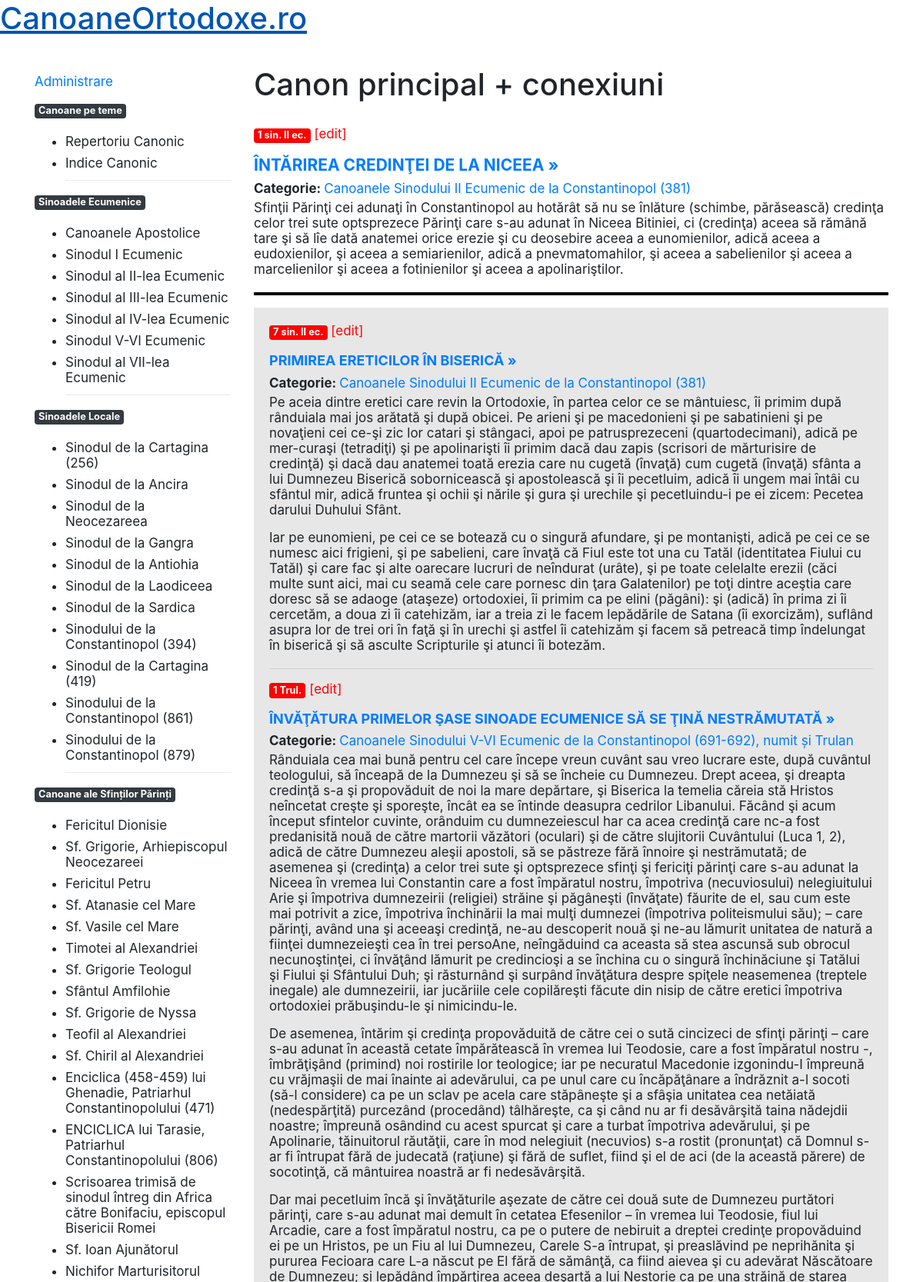
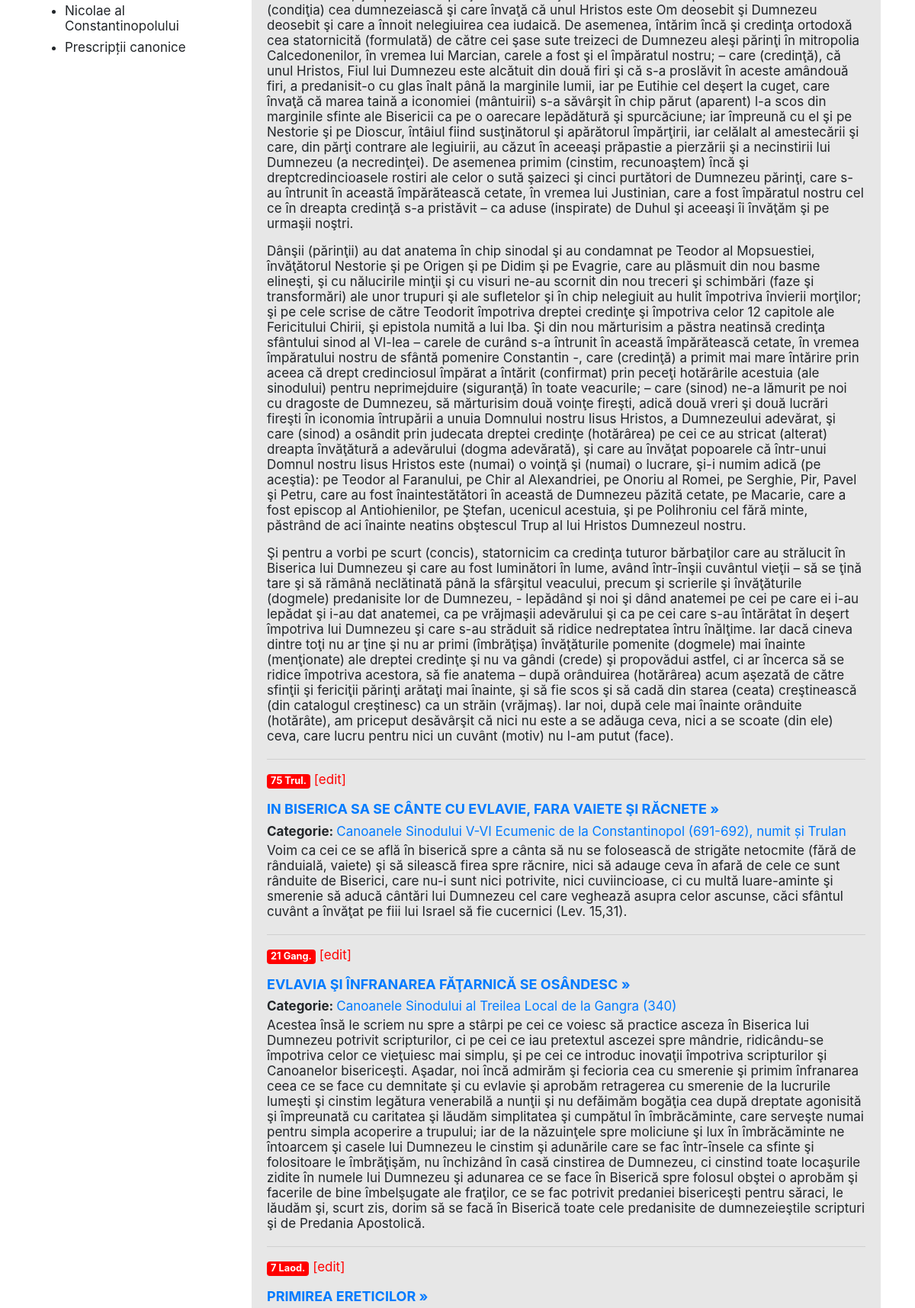
The page /grup.php?id=106&conex=112-178-252-363-395-396-472-749 (upper part) on the database its author committed (2 pictures, top to bottom).
### tables this page shows
CREATE TABLE IF NOT EXISTS `canoane` (
  `id` int NOT NULL,
  `Nume` varchar(50) DEFAULT NULL,
  `DenumireExplicativa` varchar(143) DEFAULT NULL,
  `Continut` text,
  `id_titlu_capitol` int NOT NULL,
  `Pedeapsa` varchar(194) DEFAULT NULL,
  `Conexiuni` varchar(247) DEFAULT NULL,
  `Comentarii` varchar(238) DEFAULT NULL,
  `Talcuire` varchar(6) DEFAULT NULL,
  `Simfonie` varchar(8) DEFAULT NULL,
  PRIMARY KEY (`id`)
);

CREATE TABLE IF NOT EXISTS `titluri_capitole` (
  `id` int NOT NULL AUTO_INCREMENT,
  `titlu` varchar(300) NOT NULL,
  `slug` varchar(50) NOT NULL,
  `prescurtare` varchar(50) NOT NULL,
  `id_inceput` int NOT NULL,
  `id_sfarsit` int NOT NULL,
  PRIMARY KEY (`id`)
);

### functii.php (the view, shortened to what this page needs)
<?php
function replaceSpecialChars($string){
  $rem = array('ă', 'Ă', 'ş', 'Ş', 'ţ', 'Ţ', 'à', 'á', 'â', 'ã', 'ä', 'å', 'æ', 'ç', 'è', 'é', 'ê', 'ë', 'ð', 'ì', 'í', 'î', 'ï', 'ñ', 'ò', 'ó', 'ô', 'õ', 'ö', 'ø', '§', 'ù', 'ú', 'û', 'ü', 'ý', 'ÿ', 'À', 'Á', 'Â', 'Ã', 'Ä', 'Å', 'Æ', 'Ç', 'È', 'É', 'Ê', 'Ë', '€', 'Ð', 'Ì', 'Í', 'Î', 'Ï', 'Ñ', 'Ò', 'Ó', 'Ô', 'Õ', 'Ö', 'Ø', '§', 'Ù', 'Ú', 'Û', 'Ü', 'Ý', 'Ÿ',
'&agrave;', '&aacute;', '&acirc;', '&atilde;', '&auml;', '&aring;', '&aelig;', '&ccedil;', '&egrave;', '&eacute;', '&ecirc;', '&euml;', '&eth;', '&igrave;', '&iacute;', '&icirc;', '&iuml;', '&ntilde;', '&ograve;', '&oacute;', '&ocirc;', '&otilde;', '&ouml;', '&oslash;', '&sect;', '&ugrave;', '&uacute;', '&ucirc;', '&uuml;', '&yacute;', '&yuml;', '&Agrave;', '&Aacute;', '&Acirc;', '&Atilde;', '&Auml;', '&Aring;', '&AElig;', '&Ccedil;', '&Egrave;', '&Eacute;', '&Ecirc;', '&Euml;', '&euro;', '&ETH;', '&Igrave;', '&Iacute;', '&Icirc;', '&Iuml;', '&Ntilde;', '&Ograve;', '&Oacute;', '&Ocirc;', '&Otilde;', '&Ouml;', '&Oslash;', '&sect;', '&Ugrave;', '&Uacute;', '&Ucirc;', '&Uuml;', '&Yacute;', '&Yuml;');
  $add = array('a', 'A', 's', 'S', 't', 'T', 'a', 'a', 'a', 'a', 'a', 'a', 'ae', 'c', 'e', 'e', 'e', 'e', 'ed', 'i', 'i', 'i', 'i', 'n', 'o', 'o', 'o', 'o', 'o', 'o', 's', 'u', 'u', 'u', 'u', 'y', 'y', 'A', 'A', 'A', 'A', 'A', 'A', 'AE', 'C', 'E', 'E', 'E', 'E', 'EUR', 'ED', 'I', 'I', 'I', 'I', 'N', 'O', 'O', 'O', 'O', 'O', 'O', 'S', 'U', 'U', 'U', 'U', 'Y', 'Y',
'a', 'a', 'a', 'a', 'a', 'a', 'ae', 'c', 'e', 'e', 'e', 'e', 'ed', 'i', 'i', 'i', 'i', 'n', 'o', 'o', 'o', 'o', 'o', 'o', 's', 'u', 'u', 'u', 'u', 'y', 'y', 'A', 'A', 'A', 'A', 'A', 'A', 'AE', 'C', 'E', 'E', 'E', 'E', 'EUR', 'ED', 'I', 'I', 'I', 'I', 'N', 'O', 'O', 'O', 'O', 'O', 'O', 'S', 'U', 'U', 'U', 'U', 'Y', 'Y');
    return str_replace($rem, $add, $string);
}
function creare_url_din_titlu ($titlu_articol) {
  $titlu_articol = replaceSpecialChars ($titlu_articol);
  $caractere_select = ['.',',','?',';',':'];
  $caractere_elim = ['','','','',''];
  $titlu_articol = str_replace($caractere_select, $caractere_elim, $titlu_articol);
  $titlu_articol = explode (" ",$titlu_articol);
  $titlu_articol = implode ("-",$titlu_articol);
  $titlu_articol = str_replace(' ', '', $titlu_articol);
  $titlu_articol = strtolower($titlu_articol);
  return $titlu_articol;
}
function afiseaza_canon ($b) {
    global $conn;
    $sql_id="SELECT * FROM `canoane` WHERE `id`=$b";
    $rezultate2=mysqli_query($conn, $sql_id);
    while ($data = mysqli_fetch_assoc($rezultate2)){
        $sql_cap="
            SELECT titlu, slug, prescurtare, id_inceput, id_sfarsit
            FROM canoane
            LEFT JOIN titluri_capitole
            ON canoane.id_titlu_capitol = titluri_capitole.id
            WHERE canoane.id=$b";
        $sql_cap_rez=mysqli_query($conn, $sql_cap);
        while ($data2 = mysqli_fetch_assoc($sql_cap_rez)){
            $url_articol = creare_url_din_titlu ($data['DenumireExplicativa']);
            echo '<p><span class="badge badge-secondary">'.$data['Nume'] .' </span>' . ' <a style="color:red; text-align:right" href="http://localhost/canoane/admin/edit.php/?id=' . $b . '">[edit] </a></p>';
            echo '<h2 class="titlu_canon"><a href="http://localhost/canoane/page.php/'. $url_articol . '?id=' . $b . '">' .$data['DenumireExplicativa'] .' »</a></span></h2>';
            echo '<span class="bold">Categorie: </span><a href="http://localhost/canoane?nume=' . $data2['slug'] .'">'. $data2['titlu'] .'</a> <br>';
            echo '<div class="continut">'.$data['Continut'].'</div>';
        }
    }
}
?>

### grup.php (shortened to what this page needs)
<?php
include "header.php";
if (isset($_GET['id'])) {
    $b = $_GET['id'];
} else {$b="";}
?>
<h1 class="titlu"> Canon principal + conexiuni </h1>
<?php
if ( isset($_GET['id']) && isset($_GET['conex']) ) {
    $iduri_secundare = $_GET['conex'];
    afiseaza_canon ($b);
    $iduri_secundare = explode ("-",$iduri_secundare);
    echo '<hr style="border:2px solid #000">
        <div class="iduri_secundare">';
    foreach ($iduri_secundare as $ids) {
        afiseaza_canon ($ids);
        echo "<hr>";
    }
    echo "</div>";
}
?>

### style.css (style rules this page uses)
body { font-size:17px;line-height:20px; }
.titlu { margin:30px 0; }
.titlu_canon { font-size: 21px;font-weight: bold; }
.bold { font-weight:700; }
.badge-secondary { background: red; }
.continut { margin:5px 0 20px 0; }
.iduri_secundare { background:#e7e7e7; padding:20px; }
.iduri_secundare .titlu_canon { font-size:18px; }

### rows shown on the page
canoane: Nume "1 sin. II ec.", DenumireExplicativa "ÎNTĂRIREA CREDINŢEI DE LA NICEEA", Continut "Sfinţii Părinţi cei adunaţi în Constantinopol au hotărât să nu se înlăture (schimbe, părăsească) credinţa celor trei sute optsprezece Părinţi care s-au adunat în Niceea Bitiniei, ci (credinţa) aceea să rămână tare şi să lîe dată anatemei orice erezie şi cu deosebire aceea a eunomienilor, adică aceea a eudoxienilor, şi aceea a semiarienilor, adică a pnevmatomahilor, şi aceea a sabelienilor şi aceea a marcelienilor şi aceea a fotinienilor şi aceea a apolinariştilor."
titluri_capitole: titlu "Canoanele Sinodului II Ecumenic de la Constantinopol (381)"
canoane: Nume "7 sin. II ec.", DenumireExplicativa "PRIMIREA ERETICILOR ÎN BISERICĂ", Continut "Pe aceia dintre eretici care revin la Ortodoxie, în partea celor ce se mântuiesc, îi primim după rânduiala mai jos arătată şi după obicei. Pe arieni şi pe macedonieni şi pe sabatinieni şi pe novaţieni cei ce-şi zic lor catari şi stângaci, apoi pe patrusprezeceni (quartodecimani), adică pe mer-curaşi (tetradiţi) şi pe apolinarişti îi primim dacă dau zapis (scrisori de mărturisire de credinţă) şi dacă dau anatemei toată erezia care nu cugetă (învaţă) cum cugetă (învaţă) sfânta a lui Dumnezeu Biserică sobornicească şi apostolească şi îi pecetluim, adică îi ungem mai întâi cu sfântul mir, adică fruntea şi ochii şi nările şi gura şi urechile şi pecetluindu-i pe ei zicem: Pecetea darului Duhului…"
canoane: Nume "1 Trul.", DenumireExplicativa "ÎNVĂŢĂTURA PRIMELOR ŞASE SINOADE ECUMENICE SĂ SE ŢINĂ NESTRĂMUTATĂ", Continut "Rânduiala cea mai bună pentru cel care începe vreun cuvânt sau vreo lucrare este, după cuvântul teologului, să înceapă de la Dumnezeu şi să se încheie cu Dumnezeu. Drept aceea, şi dreapta credinţă s-a şi propovăduit de noi la mare depărtare, şi Biserica la temelia căreia stă Hristos neînce­tat creşte şi sporeşte, încât ea se întinde deasupra cedrilor Libanului. Făcând şi acum început sfintelor cuvinte, orânduim cu dumnezeiescul har ca acea credinţă care nc-a fost predanisită nouă de către martorii văzători (oculari) şi de către slujitorii Cuvântului (Luca 1, 2), adică de către Dumnezeu aleşii apostoli, să se păstreze fără înnoire şi nestrămutată; de asemenea şi (credinţa) a celor trei sute…"
titluri_capitole: titlu "Canoanele Sinodului V-VI Ecumenic de la Constantinopol (691-692), numit și Trulan"
canoane: Nume "75 Trul.", DenumireExplicativa "IN BISERICA SA SE CÂNTE CU EVLAVIE, FARA VAIETE ŞI RĂCNETE", Continut "Voim ca cei ce se află în biserică spre a cânta să nu se folosească de strigăte netocmite (fără de rânduială, vaiete) şi să silească firea spre răcnire, nici să adauge ceva în afară de cele ce sunt rânduite de Biserici, care nu-i sunt nici potrivite, nici cuviincioase, ci cu multă luare-aminte şi smerenie să aducă cântări lui Dumnezeu cel care veghează asupra celor ascunse, căci sfântul cuvânt a învăţat pe fiii lui Israel să fie cucernici (Lev. 15,31)."
canoane: Nume "21 Gang.", DenumireExplicativa "EVLAVIA ŞI ÎNFRANAREA FĂŢARNICĂ SE OSÂNDESC", Continut "Acestea însă le scriem nu spre a stârpi pe cei ce voiesc să practice asceza în Biserica lui Dumnezeu potrivit scripturilor, ci pe cei ce iau pretextul as­cezei spre mândrie, ridicându-se împotriva celor ce vieţuiesc mai simplu, şi pe cei ce introduc inovaţii împotriva scripturilor şi Canoanelor bisericeşti. Aşadar, noi încă admirăm şi fecioria cea cu smerenie şi primim înfranarea ceea ce se face cu demnitate şi cu evlavie şi aprobăm retragerea cu smerenie de Ia lucrurile lumeşti şi cinstim legătura venerabilă a nunţii şi nu defăimăm bogăţia cea după dreptate agonisită şi împreunată cu caritatea şi lău­dăm simplitatea şi cumpătul în îmbrăcăminte, care serveşte numai pentru simpla acoperire a…"
titluri_capitole: titlu "Canoanele Sinodului al Treilea Local de la Gangra (340)"
canoane: Nume "7 Laod.", DenumireExplicativa "PRIMIREA ERETICILOR"
